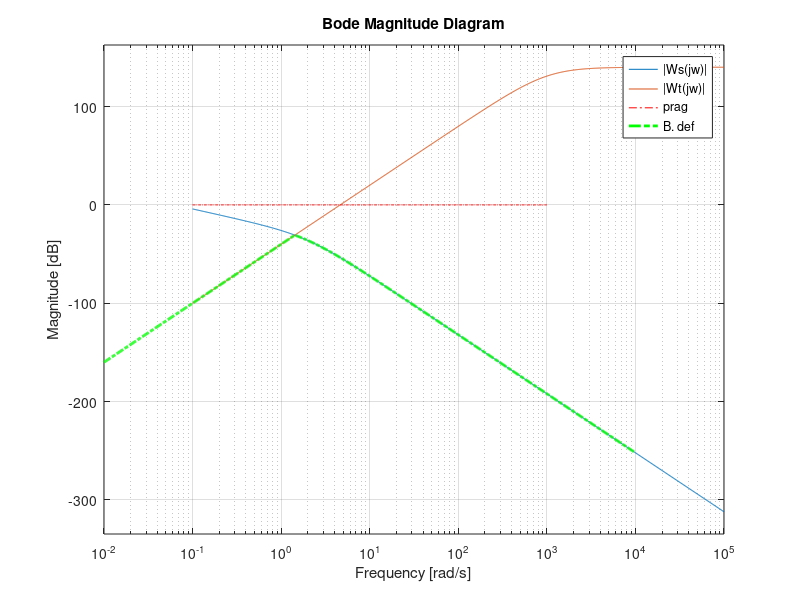

Reproduce this figure in MATLAB.
% Constrangeri algebrice

%% Constrangeri algebrice I: S+T=1
s = tf('s');

Ws = 0.25/(s*(s+2)^2);
Wt = 0.01*s^3/(s/1000 + 1)^3;

% Verificare conditie necesara: 
% min{|Ws(jw)|, |Wt(jw)|} < 1, oricare w

figure
bodemag(Ws, Wt)
hold on
bodemag(tf(1), '-.r')
legend('|Ws(jw)|', '|Wt(jw)|', 'prag')
grid on

N = 1000;
w_log = logspace(-2, 4, N);
[mag1, ~]= bode(Ws, w_log);
[mag2, ~]= bode(Wt, w_log);
mag1 = reshape(mag1, 1, length(mag1));
mag2 = reshape(mag2, 1, length(mag2));

plot(w_log, [mag2db(mag2(mag2<mag1)) mag2db(mag1(mag1<=mag2))], '-.g','linewidth' , 2, 'DisplayName','B. def')
%se observa faptul ca |Ws| si |Wt| se intersecteaza sub pragul de 0 dB,
%|Ws| este sub prag la frevente inalte si |Wt| este sub prag la frecvente joase

%% Constrangeri algebrice II: Constrangeri de interpolare

s = tf('s');
P = (s - 0.6267)/(s^2-1.65*s + 1.889);
C = (48.73*s^2 + 14.89*s - 2.78)/(s^4 + 8.25*s^3 + 29.85*s^2 + 11.47*s);
L = series(P, C);
S = feedback(1, L);
T = feedback(L, 1);

% mai intai se verifica conditia de performanta robusta
% se pastreaza Ws si Wt
N = 1000;
w_log = logspace(-4, 4, N);

[mag1, ~]= bode(series(S, Ws), w_log);
[mag2, ~]= bode(series(T,Wt), w_log);

mag1 = reshape(mag1, 1, length(mag1));
mag2 = reshape(mag2, 1, length(mag2));

rob_perf=max(mag1 + mag2); % = 0.7773  <  1, deci conditia de performanta robusta se respecta


% Calculul zerourilor si polilor lui P(s)
% atentie! trebuie sa ne asiguram ca zero_P si pol_P au partea reala >= cu 0
zero_P = roots(P.num{1})
pol_P = roots(P.den{1})

% Verificare conditii de interpolare

%trebuie sa fie aprox 1
S_zero = polyval(S.num{1}, zero_P) ./ polyval(S.den {1}, zero_P);

%trebuie sa fie aprox 0
T_zero = polyval(T.num{1}, zero_P) ./ polyval(T.den {1}, zero_P);

%trebuie sa fie aprox 0
S_pol = polyval(S .num{1}, pol_P) ./ polyval(S.den {1}, pol_P);

%trebuie sa fie aprox 1
T_pol = polyval(T.num{1}, pol_P) ./ polyval(T.den{1}, pol_P);